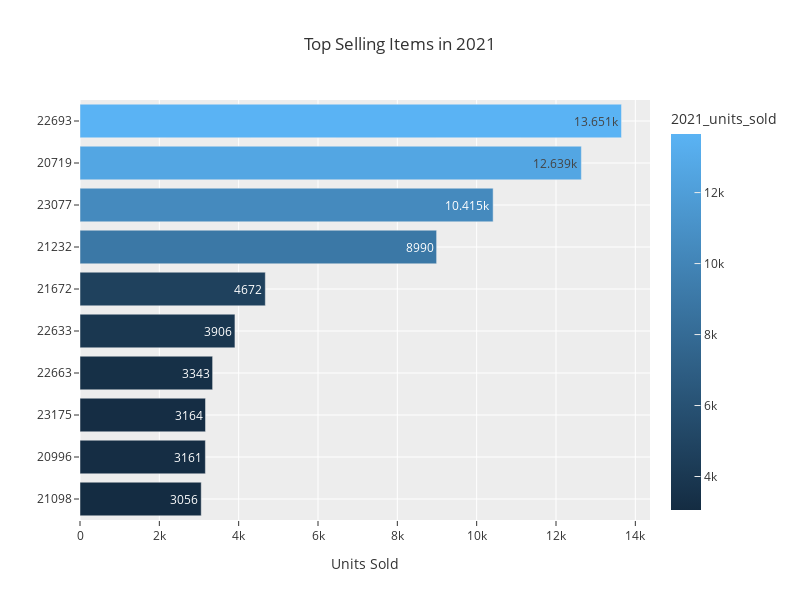

Here is the notebook cell this chart was saved with:
### Code cell
# Top Selling Items in 2021 bar chart

top_items = sales.sort_values("2021_units_sold", ascending=False).head(10)

fig = px.bar(
    top_items.sort_values("2021_units_sold"),
    x="2021_units_sold",
    y="SKU",
    title="Top Selling Items in 2021",
    color="2021_units_sold",
    text_auto=True,
    width=800, height=600
)

fig.update_layout(yaxis_title=None)
fig.update_layout(xaxis_title="Units Sold")
fig.show()

### Figure 1 — Plotly figure (JSON) as saved in the notebook; plotly's stock layout.template omitted (floating-point values rounded to 4 significant figures)
{"data": [{"alignmentgroup": "True", "hovertemplate": "2021_units_sold=%{marker.color}<br>SKU=%{y}<extra></extra>", "legendgroup": "", "marker": {"color": [3056, 3161, 3164, 3343, 3906, 4672, 8990, 10415, 12639, 13651], "coloraxis": "coloraxis", "pattern": {"shape": ""}}, "name": "", "offsetgroup": "", "orientation": "h", "showlegend": false, "textposition": "auto", "texttemplate": "%{x}", "type": "bar", "x": [3056, 3161, 3164, 3343, 3906, 4672, 8990, 10415, 12639, 13651], "xaxis": "x", "y": ["21098", "20996", "23175", "22663", "22633", "21672", "21232", "23077", "20719", "22693"], "yaxis": "y"}], "layout": {"barmode": "relative", "coloraxis": {"colorbar": {"title": {"text": "2021_units_sold"}}, "colorscale": [[0, "rgb(20,44,66)"], [1, "rgb(90,179,244)"]]}, "height": 600, "legend": {"tracegroupgap": 0}, "title": {"text": "Top Selling Items in 2021"}, "width": 800, "xaxis": {"anchor": "y", "domain": [0, 1], "title": {"text": "Units Sold"}}, "yaxis": {"anchor": "x", "domain": [0, 1], "title": {}}}}
